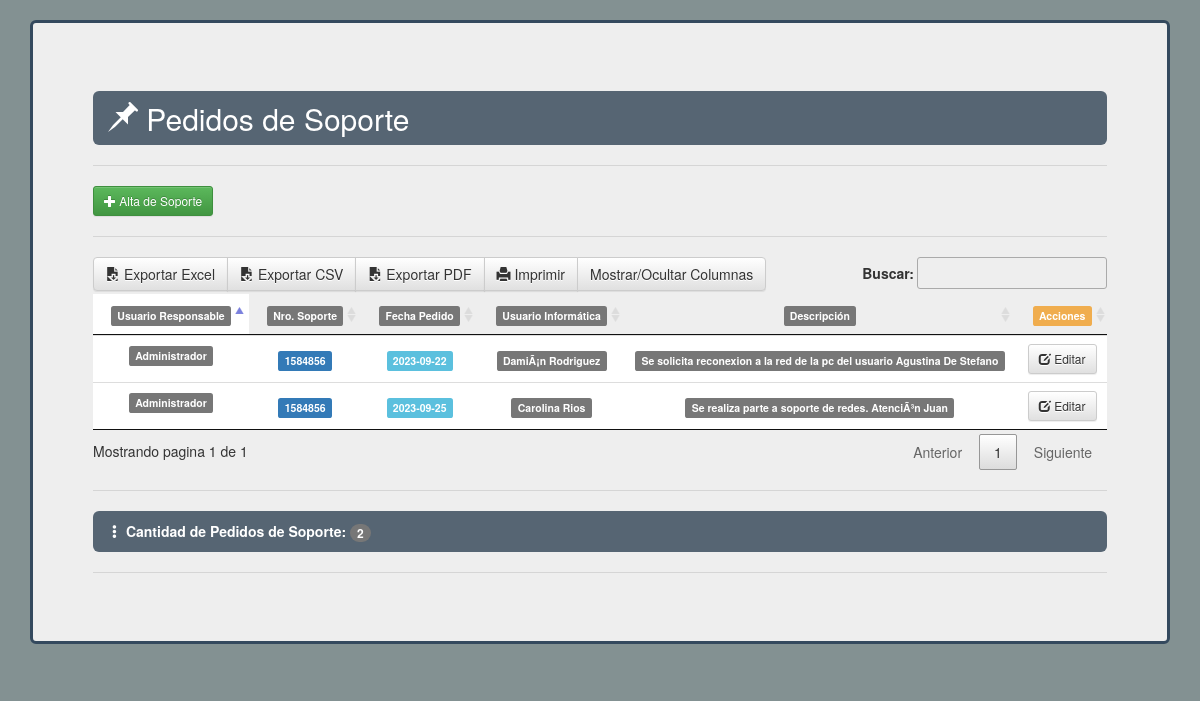
Page /core/support/listar_soporte.php?device_id=4 (signed in) on the committed database.
### tables this page shows
CREATE TABLE `pi_soporte` (
  `id` int(11) NOT NULL AUTO_INCREMENT,
  `device_id` int(11) NOT NULL,
  `usuario_responsable` varchar(100) NOT NULL,
  `nro_soporte` int(11) NOT NULL,
  `fecha_soporte` date NOT NULL,
  `usuario_informatica` varchar(100) NOT NULL,
  `descripcion` varchar(1000) NOT NULL,
  PRIMARY KEY (`id`)
);

### core/support/lib_support.php (the view, shortened to what this page needs)
<?php
class Supports{
		private function getUsuarioResponsable($var){
			return $this->usuario_responsable = $var;
		}
		private function getNroSoporte($var){
			return $this->nro_soporte = $var;
		}
		private function getFechaSoporte($var){
			return $this->fecha_soporte = $var;
		}
		private function getUsuarioInformatica($var){
			return $this->usuario_informatica = $var;
		}
		private function getDescripcion($var){
			return $this->descripcion = $var;
		}
	public function supportsList($oneSupport,$device_id,$conn,$db_basename){
        if($conn)
        {
            $sql = "SELECT * FROM pi_soporte where device_id = '$device_id'";
                mysqli_select_db($conn,$db_basename);
                $resultado = mysqli_query($conn,$sql);
            $count = 0;
		   echo '<div class="container-fluid">
			      <div class="jumbotron">
			      <h2>
			      <footer class="container-fluid text-left">
			      <span class="glyphicon glyphicon-pushpin" aria-hidden="true"></span> Pedidos de Soporte</h2>
			      </footer>
			      <hr>';
			      	echo '<button type="button" class="btn btn-success btn-sm" value="'.$device_id.'" onclick="callAltaSoporte(this.value);">
			      			<span class="glyphicon glyphicon-plus" aria-hidden="true"></span> Alta de Soporte</button><hr>';
		   echo "<table class='table table-condensed table-hover' style='width:100%' id='supportTable'>";
		   echo "<thead>
		         <th class='text-nowrap text-center'><span class='label label-default'>Usuario Responsable</span></th>
		         <th class='text-nowrap text-center'><span class='label label-default'>Nro. Soporte</span></th>
		         <th class='text-nowrap text-center'><span class='label label-default'>Fecha Pedido</span></th>
		         <th class='text-nowrap text-center'><span class='label label-default'>Usuario Informática</span></th>
		         <th class='text-nowrap text-center'><span class='label label-default'>Descripción</span></th>
		         <th class='text-nowrap text-center'><span class='label label-warning'>Acciones</span></th>
		         </thead>";
		            while($fila = mysqli_fetch_array($resultado)){
		                    echo "<tr>";
		                    echo "<td align=center><span class='label label-default'>".$oneSupport->getUsuarioResponsable($fila['usuario_responsable'])."</span></td>";
		                    echo "<td align=center><span class='label label-primary'>".$oneSupport->getNroSoporte($fila['nro_soporte'])."</span></td>";
		                    echo "<td align=center><span class='label label-info'>".$oneSupport->getFechaSoporte($fila['fecha_soporte'])."</span></td>";
		                    echo "<td align=center><span class='label label-default'>".$oneSupport->getUsuarioInformatica($fila['usuario_informatica'])."</span></td>";
		                    echo "<td align=center><span class='label label-default'>".$oneSupport->getDescripcion($fila['descripcion'])."</span></td>";
		                    echo "<td class='text-nowrap' align=center>";
		                            echo '<button type="button" class="btn btn-default btn-sm" value="'.$fila['id'].'" onclick="callEditarSoporte(this.value);">
			      							<span class="glyphicon glyphicon-edit" aria-hidden="true"></span> Editar</button>';
		                    echo "</td>";
		                    $count++;
		                }
		                echo "</table>";
		                echo "<hr>";
		                echo '<footer class="container-fluid text-left"><span class="glyphicon glyphicon-option-vertical" aria-hidden="true"></span> <strong>Cantidad de Pedidos de Soporte:</strong>  <span class="badge">'.$count.'</span></footer><hr>';
		                echo '</div></div>';
		                }else{
		                echo 'Connection Failure...' .mysqli_error($conn);
		                }
			}
}
?>

### core/support/listar_soporte.php (shortened to what this page needs)
<?php session_start();
      include "../../connection/connection.php";
      include "../lib/lib_system.php";
      include "lib_support.php";
      if($conn){
        mysqli_select_db($conn,$db_basename);
      }else{
        echo 'CONNECTION FAILURE';
      }
?>
<!DOCTYPE html>
<html lang="es">
<head>
  <?php skeleton(); ?>
</head>
<body>
<div class="container-fluid"><br>
  <?php
    if($conn){
        $oneSupport = new Supports();
        $device_id = $_GET['device_id'];
        $oneSupport->supportsList($oneSupport,$device_id,$conn,$db_basename);
    }else{
      flyerConnFailure();
    }
  ?>
</div>
</body>
</html>

### core/lib/lib_system.php (shortened to what this page needs)
<?php
function skeleton(){
  echo '<link rel="stylesheet" href="/parque-informatico/skeleton/css/bootstrap.min.css" >
		<link rel="stylesheet" href="/parque-informatico/skeleton/css/bootstrap-theme.css" >
		<link rel="stylesheet" href="/parque-informatico/skeleton/css/bootstrap-theme.min.css" >
		<link rel="stylesheet" href="/parque-informatico/skeleton/css/scrolling-nav.css" >
		<link rel="stylesheet" href="/parque-informatico/skeleton/css/font-awesome.min.css" >
		<link rel="stylesheet" href="/parque-informatico/core/main/main.css" >
		<link rel="stylesheet" href="/parque-informatico/skeleton/Chart.js/Chart.min.css" >
		<link rel="stylesheet" href="/parque-informatico/skeleton/Chart.js/Chart.css" >
		<link rel="stylesheet" href="/parque-informatico/skeleton/css/jquery.dataTables.min.css" >
		<link rel="stylesheet" href="/parque-informatico/skeleton/css/buttons.dataTables.min.css" >
		<link rel="stylesheet" href="/parque-informatico/skeleton/css/buttons.bootstrap.min.css" >
		<link rel="stylesheet" href="/parque-informatico/skeleton/css/jquery.dataTables-1.11.5.min.css" >
		<link rel="stylesheet" href="/parque-informatico/skeleton/dataTables/fixedColumns.dataTables.min.css" >
		<script src="/parque-informatico/skeleton/Chart.js/Chart.js"></script>';
}
?>

### core/main/main.css (style rules this page uses)
.jumbotron { border-style: solid; border-color: #34495e; border-width: medium; }
footer { background-color: #566573; color: white; padding: 10px; border-radius: 6px; }
body { height:800px; background: #839192; }

### rows in the picture
pi_soporte: usuario_responsable "Administrador", nro_soporte "1584856", fecha_soporte "2023-09-22", usuario_informatica "DamiÃ¡n Rodriguez", descripcion "Se solicita reconexion a la red de la pc del usuario Agustina De Stefano", $fila['id'] 5 (drawn)
pi_soporte: usuario_responsable "Administrador", nro_soporte "1584856", fecha_soporte "2023-09-25", usuario_informatica "Carolina Rios", descripcion "Se realiza parte a soporte de redes. AtenciÃ³n Juan", $fila['id'] 6 (drawn)

### other values in the picture
$count "2"
